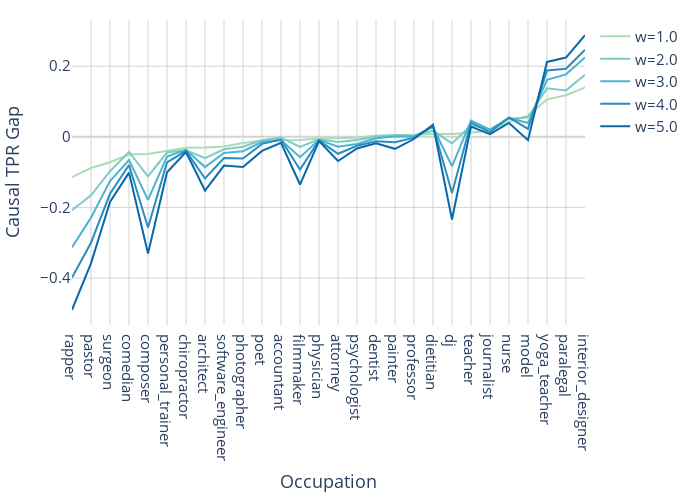

Notebook cell for this chart:
### Code cell
all_cp_result = get_reweighted_causal_TPR_gap(X_test, X_gender_swap_test, gender="F", w_min=1, w_max=5, interval=1)
all_cp_result = all_cp_result.sort_values("causal_parity w=1")
fig = go.Figure()

occupation_list = all_cp_result["occupation"].tolist()
for w in range(1, 6):
    cp = all_cp_result[f"causal_parity w={w}"].tolist()

    fig.add_trace(go.Scatter(x=occupation_list, y=cp, mode='lines', name=f'w={w}.0', line=dict(color=colorscale[w+2])))

fig.update_layout(
    autosize=False,
    width=695,
    height=500,
    plot_bgcolor='white',
    font=dict(size=15),
    xaxis_title="Occupation",
    yaxis_title="Causal TPR Gap",
    margin=dict(l=15, r=15, t=20, b=20),
)
fig.update_xaxes(
    mirror=True,
    showgrid=True,
    zeroline = True,
    zerolinecolor='lightgrey',
    gridcolor='lightgrey'
)
fig.update_yaxes(
    mirror=True,
    showgrid=True,
    zeroline = True,
    zerolinecolor='lightgrey',
    gridcolor='lightgrey',
)

fig.show()

### Figure 1 — Plotly figure (JSON) as saved in the notebook; plotly's stock layout.template omitted (floating-point values rounded to 4 significant figures)
{"data": [{"line": {"color": "rgb(168,221,181)"}, "mode": "lines", "name": "w=1.0", "type": "scatter", "x": ["rapper", "pastor", "surgeon", "comedian", "composer", "personal_trainer", "chiropractor", "architect", "software_engineer", "photographer", "poet", "accountant", "filmmaker", "physician", "attorney", "psychologist", "dentist", "painter", "professor", "dietitian", "dj", "teacher", "journalist", "nurse", "model", "yoga_teacher", "paralegal", "interior_designer"], "y": [-0.114, -0.08847, -0.07203, -0.05007, -0.04857, -0.03911, -0.03082, -0.03046, -0.02781, -0.01776, -0.01027, -0.009908, -0.009132, -0.004875, -0.00405, -0.002625, 0.003593, 0.004137, 0.005351, 0.008048, 0.008086, 0.01136, 0.01865, 0.0424, 0.05973, 0.106, 0.1179, 0.1397]}, {"line": {"color": "rgb(123,204,196)"}, "mode": "lines", "name": "w=2.0", "type": "scatter", "x": ["rapper", "pastor", "surgeon", "comedian", "composer", "personal_trainer", "chiropractor", "architect", "software_engineer", "photographer", "poet", "accountant", "filmmaker", "physician", "attorney", "psychologist", "dentist", "painter", "professor", "dietitian", "dj", "teacher", "journalist", "nurse", "model", "yoga_teacher", "paralegal", "interior_designer"], "y": [-0.208, -0.1659, -0.09765, -0.04292, -0.1121, -0.04469, -0.03852, -0.06052, -0.03534, -0.02796, -0.009703, -0.002123, -0.02854, -0.006846, -0.01448, -0.009186, 0, 0.005171, 0.003556, 0.0171, -0.01887, 0.0326, 0.02085, 0.05062, 0.05547, 0.1373, 0.1315, 0.1753]}, {"line": {"color": "rgb(78,179,211)"}, "mode": "lines", "name": "w=3.0", "type": "scatter", "x": ["rapper", "pastor", "surgeon", "comedian", "composer", "personal_trainer", "chiropractor", "architect", "software_engineer", "photographer", "poet", "accountant", "filmmaker", "physician", "attorney", "psychologist", "dentist", "painter", "professor", "dietitian", "dj", "teacher", "journalist", "nurse", "model", "yoga_teacher", "paralegal", "interior_designer"], "y": [-0.3134, -0.2291, -0.1254, -0.06581, -0.1786, -0.05587, -0.03698, -0.08584, -0.04577, -0.04078, -0.01484, -0.0092, -0.05765, -0.008609, -0.02822, -0.02056, -0.004422, 0.0005171, 0.001084, 0.02716, -0.08356, 0.04594, 0.02045, 0.05336, 0.03893, 0.1614, 0.1769, 0.2247]}, {"line": {"color": "rgb(43,140,190)"}, "mode": "lines", "name": "w=4.0", "type": "scatter", "x": ["rapper", "pastor", "surgeon", "comedian", "composer", "personal_trainer", "chiropractor", "architect", "software_engineer", "photographer", "poet", "accountant", "filmmaker", "physician", "attorney", "psychologist", "dentist", "painter", "professor", "dietitian", "dj", "teacher", "journalist", "nurse", "model", "yoga_teacher", "paralegal", "interior_designer"], "y": [-0.3989, -0.3002, -0.1615, -0.08011, -0.2571, -0.07263, -0.04006, -0.1183, -0.06025, -0.0615, -0.01998, -0.007785, -0.09304, -0.01048, -0.0481, -0.02559, -0.01271, -0.01551, -0.002337, 0.03119, -0.159, 0.04026, 0.01343, 0.05505, 0.0224, 0.188, 0.1927, 0.2466]}, {"line": {"color": "rgb(8,104,172)"}, "mode": "lines", "name": "w=5.0", "type": "scatter", "x": ["rapper", "pastor", "surgeon", "comedian", "composer", "personal_trainer", "chiropractor", "architect", "software_engineer", "photographer", "poet", "accountant", "filmmaker", "physician", "attorney", "psychologist", "dentist", "painter", "professor", "dietitian", "dj", "teacher", "journalist", "nurse", "model", "yoga_teacher", "paralegal", "interior_designer"], "y": [-0.49, -0.3586, -0.1847, -0.1016, -0.3307, -0.1006, -0.04314, -0.1523, -0.08169, -0.08535, -0.03995, -0.01699, -0.1353, -0.01234, -0.06872, -0.03325, -0.01852, -0.03413, -0.006333, 0.03421, -0.2345, 0.0289, 0.00762, 0.03923, -0.0096, 0.212, 0.2245, 0.2877]}], "layout": {"autosize": false, "font": {"size": 15}, "height": 500, "margin": {"b": 20, "l": 15, "r": 15, "t": 20}, "plot_bgcolor": "white", "width": 695, "xaxis": {"gridcolor": "lightgrey", "mirror": true, "showgrid": true, "title": {"text": "Occupation"}, "zeroline": true, "zerolinecolor": "lightgrey"}, "yaxis": {"gridcolor": "lightgrey", "mirror": true, "showgrid": true, "title": {"text": "Causal TPR Gap"}, "zeroline": true, "zerolinecolor": "lightgrey"}}}
